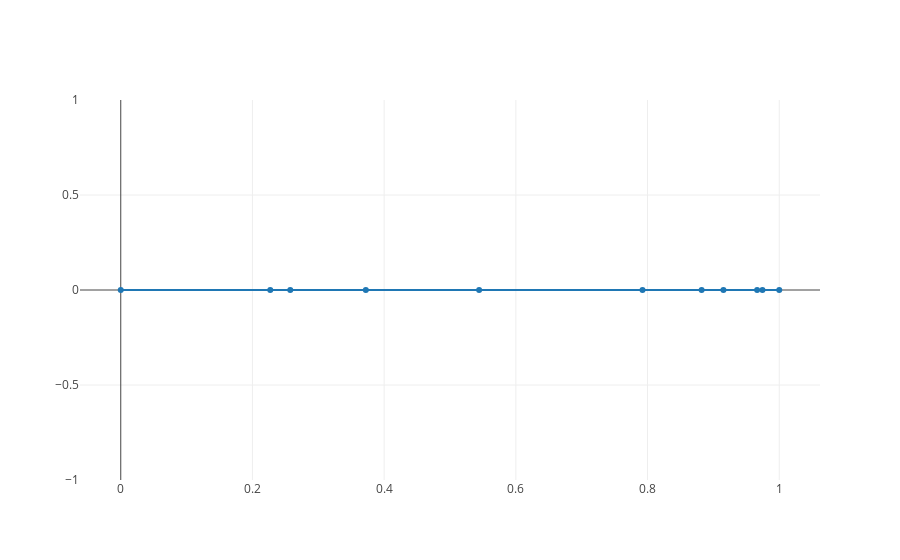

This figure's notebook cell:
### Markdown cell above
The domain $\Omega = [0, 1]$, which we discretize with $n$ segments (or elements) $s_i$

### Code cell
#domain
omega = np.array([0, 1])

#number of bases and elements
n_elements = 10
n_bases = n_elements + 1

#segments
# s = np.linspace(omega[0], omega[1], num=n_elements+1)
s = np.cumsum(np.random.rand(n_elements+1))
s = (s-s[0])/(s[-1]-s[0])


#plot
fig = go.Figure(data=[go.Scatter(x=s, y=np.zeros(s.shape), mode='lines+markers')])
plotly.iplot(fig)

### Figure 1 — Plotly figure (JSON) as saved in the notebook; plotly's stock layout.template omitted (floating-point values rounded to 4 significant figures)
{"data": [{"mode": "lines+markers", "type": "scatter", "uid": "ec8d8e2f-d446-4884-816f-b24e61eb7e5a", "x": [0, 0.2271, 0.2574, 0.3722, 0.5442, 0.7924, 0.8821, 0.9152, 0.9664, 0.9745, 1], "y": [0, 0, 0, 0, 0, 0, 0, 0, 0, 0, 0]}], "layout": {}}
